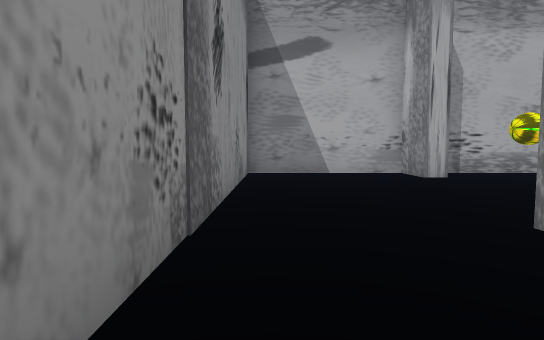
View 1 (above)

18 first-person views from a walk through a Unity game level. The camera is 1.3 m above the floor, tilts 4° down and sees 80° across. The floor is counted in squares, 2 m on a side. Each view is taken from the middle of a square. On the plan, view 1 faces up. The plan holds only what a view shows up to about 10 squares ahead; the rest is blank. The place goes on beyond the plan. The player character is not drawn.

View 2
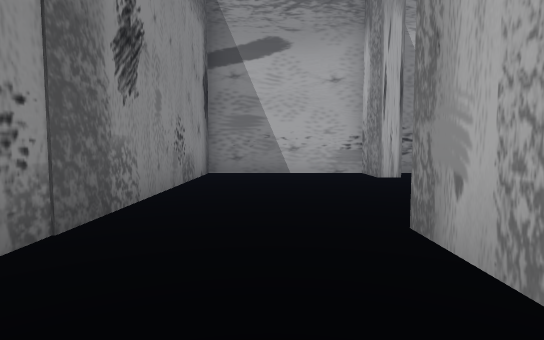

View 3
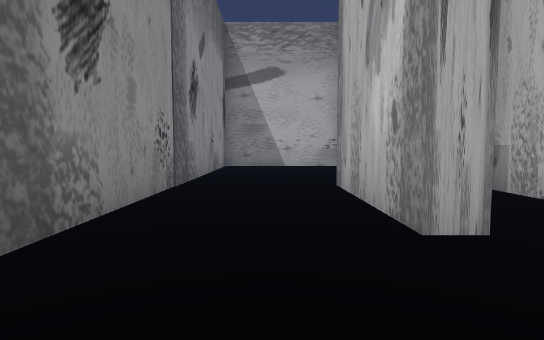

View 4
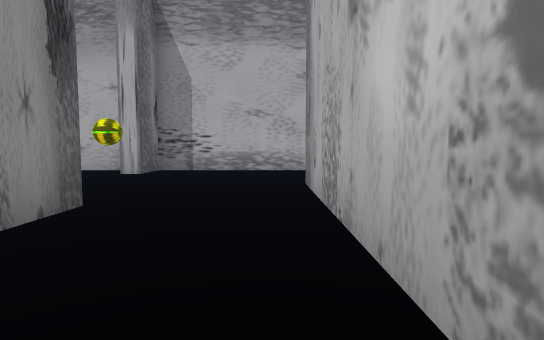

View 5
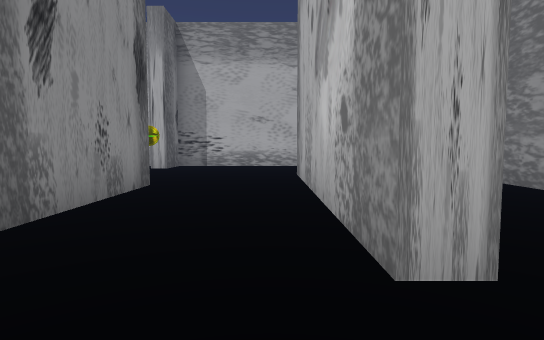

View 6
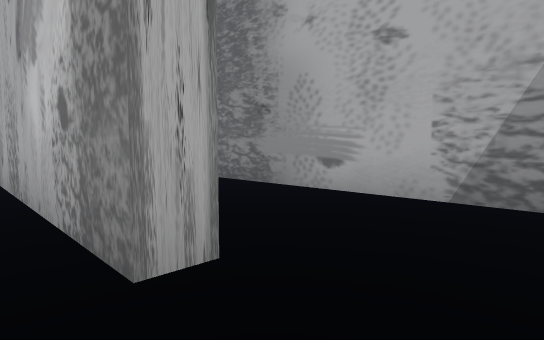

View 7
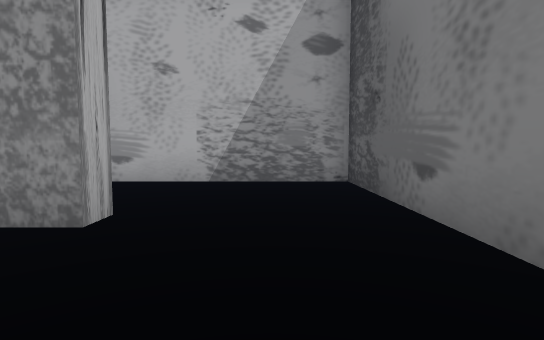

View 8
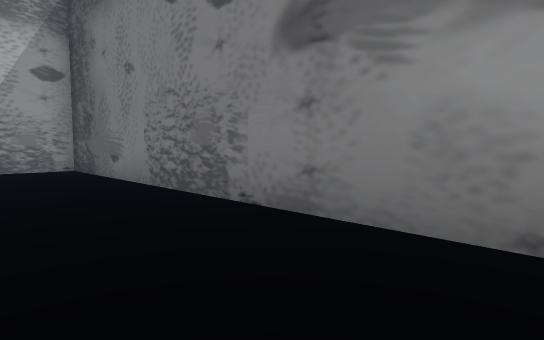

View 9
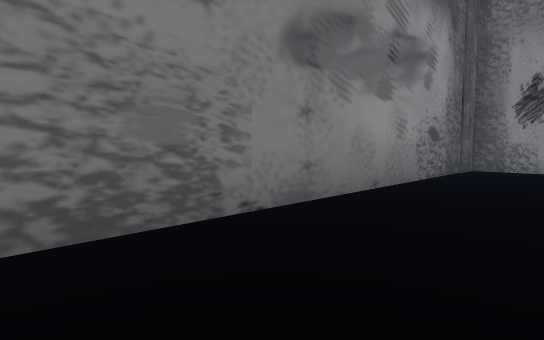

View 10
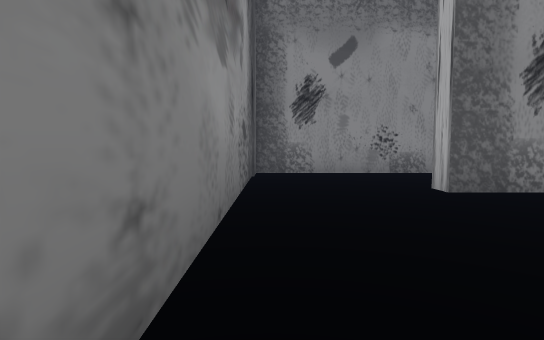

View 11
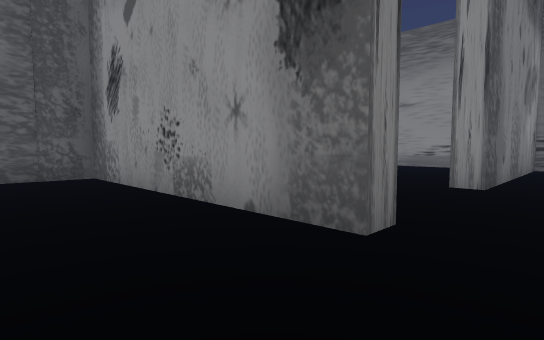

View 12
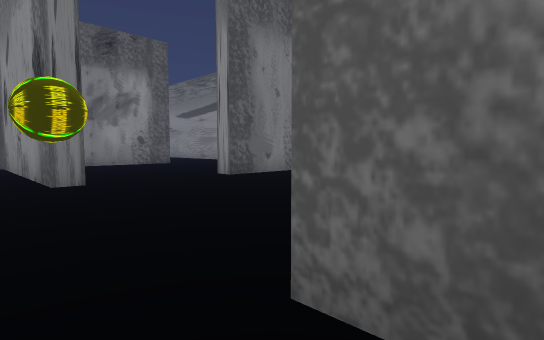

View 13
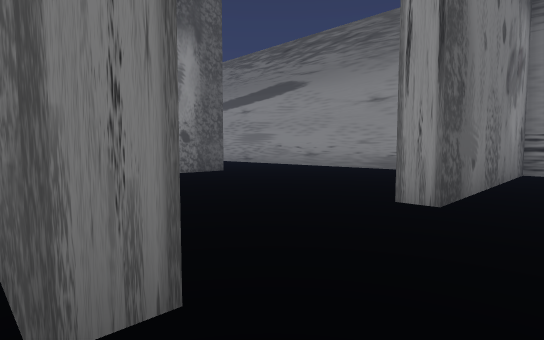

View 14
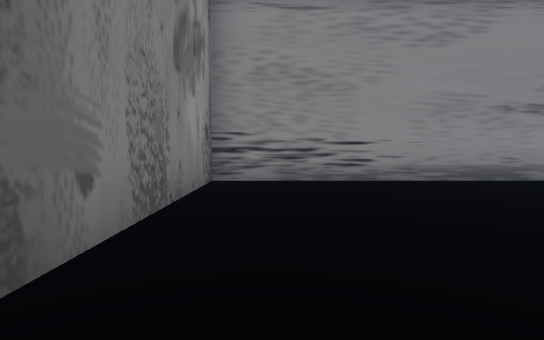

View 15
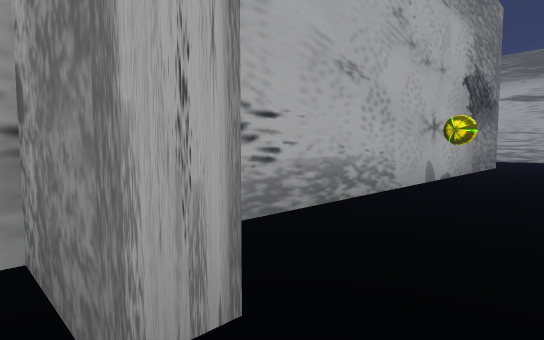

View 16
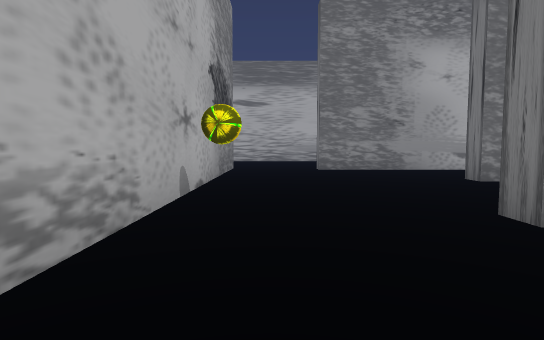

View 17
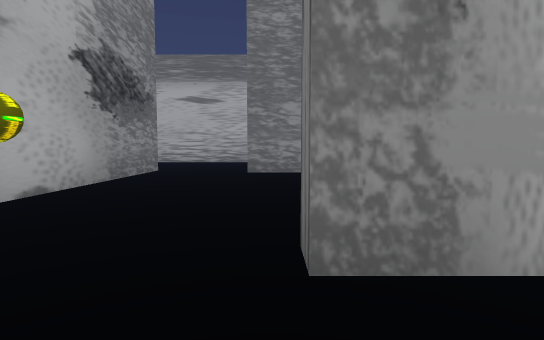

View 18
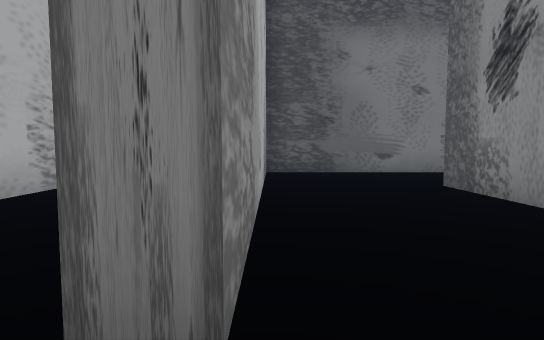

### Floor plan
Points are (right, up) in squares from view 1. A wall is a line through its corners. A room is listed if a view was taken in it or the views show most of it. See-through windows are left out.
Room 1 (views 1, 2, 3, 4, 5, 6, 7, 8, 9, 10, 15, 16, 17, 18)
walls: (8.1, 0.6) (8.1, -1.5) (7.6, -1.5) (7.6, 4.8) (8.1, 4.8); (4.4, 1) (4.4, 2); (4.9, 2.6) (4.9, -0.6); (14.4, -1.1) (14.4, 5.8); (2.6, -0.6) (2.1, -0.6) (2.1, 2.6); (15.1, 8.2) (3.8, 8.2) (3.8, 6.9) (3.3, 6.9) (3.3, 8.2) (-0.6, 8.2) (-0.6, -1.5) (-1.1, -1.5); (-4, -1.4) (-4, -4.4) (11.2, -4.4) (11.2, 3) (11.8, 3)
ways out: opening at (-2.5, -2) to room 2
objects: other object (4, 5); other object (9, 8)
Room 2 (views 11, 12, 13, 14)
walls: (-4, 8) (-4, 7); (-13.3, 8.4) (-13.3, 1.8) (-7.8, 1.8) (-7.8, 1.2); (-4.8, 1.8) (-4, 1.8) (-4, -1.4)
ways out: opening at (-2.5, -2) to room 1; opening at (-6, 0.3)

Positions as (right, up) in squares from view 1, and headings:
1: (0, 0), facing up
2: (1, 0), facing up
3: (1, -3), facing up
4: (7, -1), facing up
5: (7, -3), facing up
6: (7, -3), facing up-right
7: (5, -3), facing right
8: (1, -2), facing down-right
9: (6, -2), facing down-left
10: (4, -4), facing left
11: (-2, 3), facing down-left
12: (-3, 8), facing down-left
13: (-4, 3), facing down-left
14: (-7, 3), facing left
15: (3, 6), facing up-right
16: (5, 7), facing right
17: (6, 5), facing right
18: (11, 4), facing down
